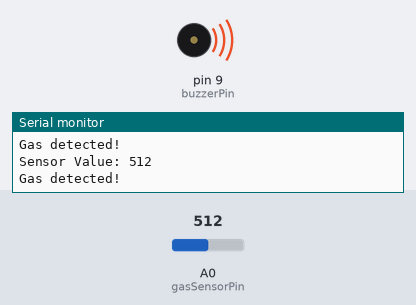
Bench run of a sketch on a simulated Arduino Uno, built with avr-gcc and run on an emulated ATmega328P. Shown: buzzer (waves = sounding, pin HIGH), the last lines printed to the serial monitor. The test bench sets the inputs (shaded band); at power-on: A0 (gasSensorPin) = 512.

Above: at 1.3 s.
1.4 s: A0 (gasSensorPin) set to 411
2.9 s: A0 (gasSensorPin) set to 394
At 4.2 s:
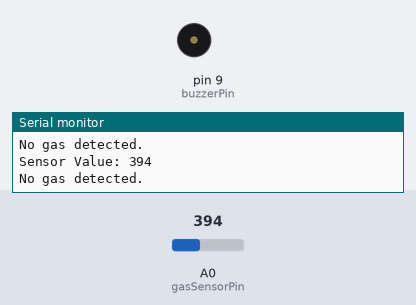
4.5 s: A0 (gasSensorPin) set to 410
At 5.6 s:
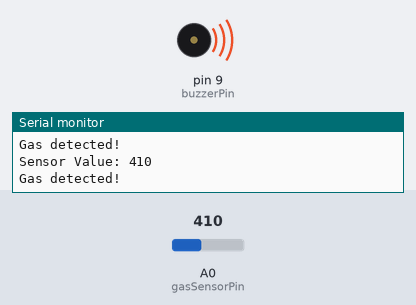
6.0 s: A0 (gasSensorPin) set to 390
At 6.8 s:
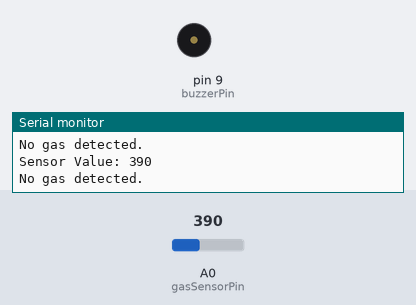
Timing chart, 0 to 8.5 s (numbered marks = the images above; inputs shaded):
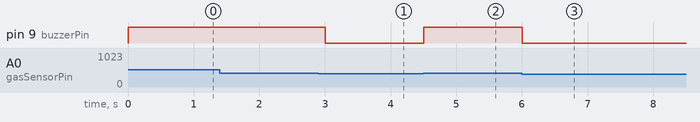

Measured:
- the behaviour switches between 401 and 400 on A0 (gasSensorPin) (found by bisection; images 0 and 1)
- after the input at 2.9 s, pin 9 (buzzerPin): HIGH → LOW after 0.10 s
- after the input at 4.5 s, pin 9 (buzzerPin): LOW → HIGH at once
- after the input at 6.0 s, pin 9 (buzzerPin): HIGH → LOW at once

The sketch:

gas_sound_emit_analog.ino
```cpp
/*
Gas with analog emit sound

Components Needed:
    Gas Sensor: A MQ sensor (like MQ-2, MQ-7, MQ-135).
    Buzzer (either passive or active).
    Arduino: Arduino Uno, Nano, or any other compatible board.
    Jumper wires and breadboard.
Wiring the Components:

    Gas Sensor (e.g., MQ-2):
        VCC → Connect to 5V on Arduino.
        GND → Connect to GND on Arduino.
        Analog Output (A0) → Connect to Analog Pin A0 on Arduino.
        Digital Output (D0) → Connect to a Digital Pin (e.g., Pin 8)
        on Arduino (optional, if using digital output).
    Buzzer:
        VCC → Connect to 5V (or 3.3V if you have a 3.3V buzzer).
        GND → Connect to GND on Arduino.
        Signal Pin → Connect to Digital Pin (e.g., Pin 9) on Arduino.
        Result Analog
        Explanation:

    Explanation for Analog Output:
    Analog Pin (A0): The analogRead() function reads the gas concentration
    level, which is a value between 0 and 1023. This value represents the
    intensity of the detected gas.
    Threshold: The threshold (400 in this case) can be adjusted to define
    the level at which you want the buzzer to sound. When the gas concentration
    exceeds this threshold, the buzzer will sound.
*/


// Define pins for sensor and buzzer for analog
const int gasSensorPin = A0;  // Analog output from the gas sensor
const int buzzerPin = 9;      // Pin connected to buzzer
int sensorValue = 0;          // Variable to store the sensor reading

void setup() {
  pinMode(buzzerPin, OUTPUT);  // Set the buzzer pin as output
  Serial.begin(9600);          // Initialize Serial Monitor
}

void loop() {
  sensorValue = analogRead(gasSensorPin);  // Read the analog value from the gas sensor

  Serial.print("Sensor Value: ");
  Serial.println(sensorValue);  // Print the sensor value to Serial Monitor

  // If the gas concentration exceeds a certain threshold (e.g., 400)
  if (sensorValue > 400) {
    Serial.println("Gas detected!");
    digitalWrite(buzzerPin, HIGH);  // Turn on the buzzer
  } else {
    Serial.println("No gas detected.");
    digitalWrite(buzzerPin, LOW);   // Turn off the buzzer
  }

  delay(500);  // Delay to make it readable in the serial monitor
}
```
